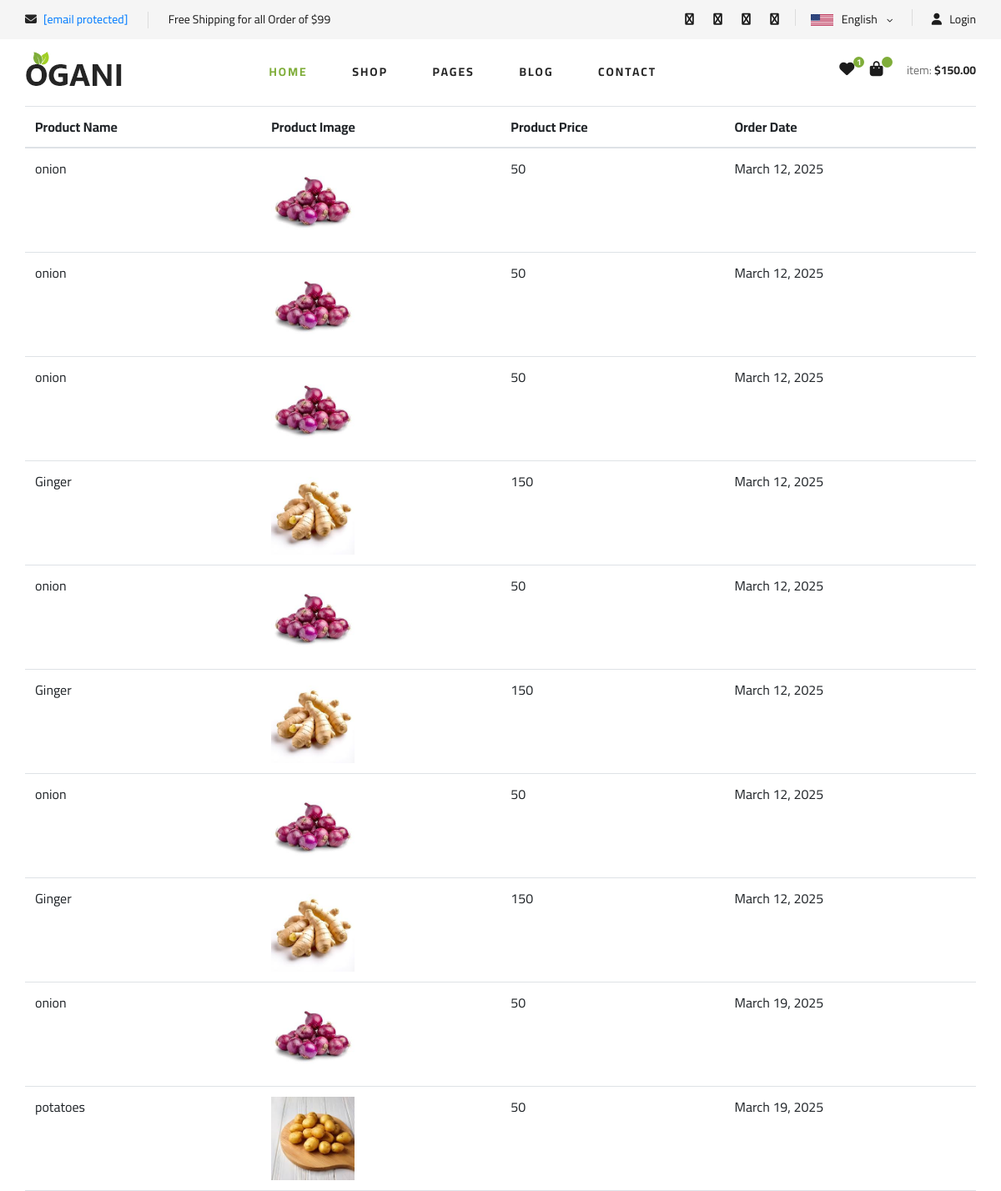
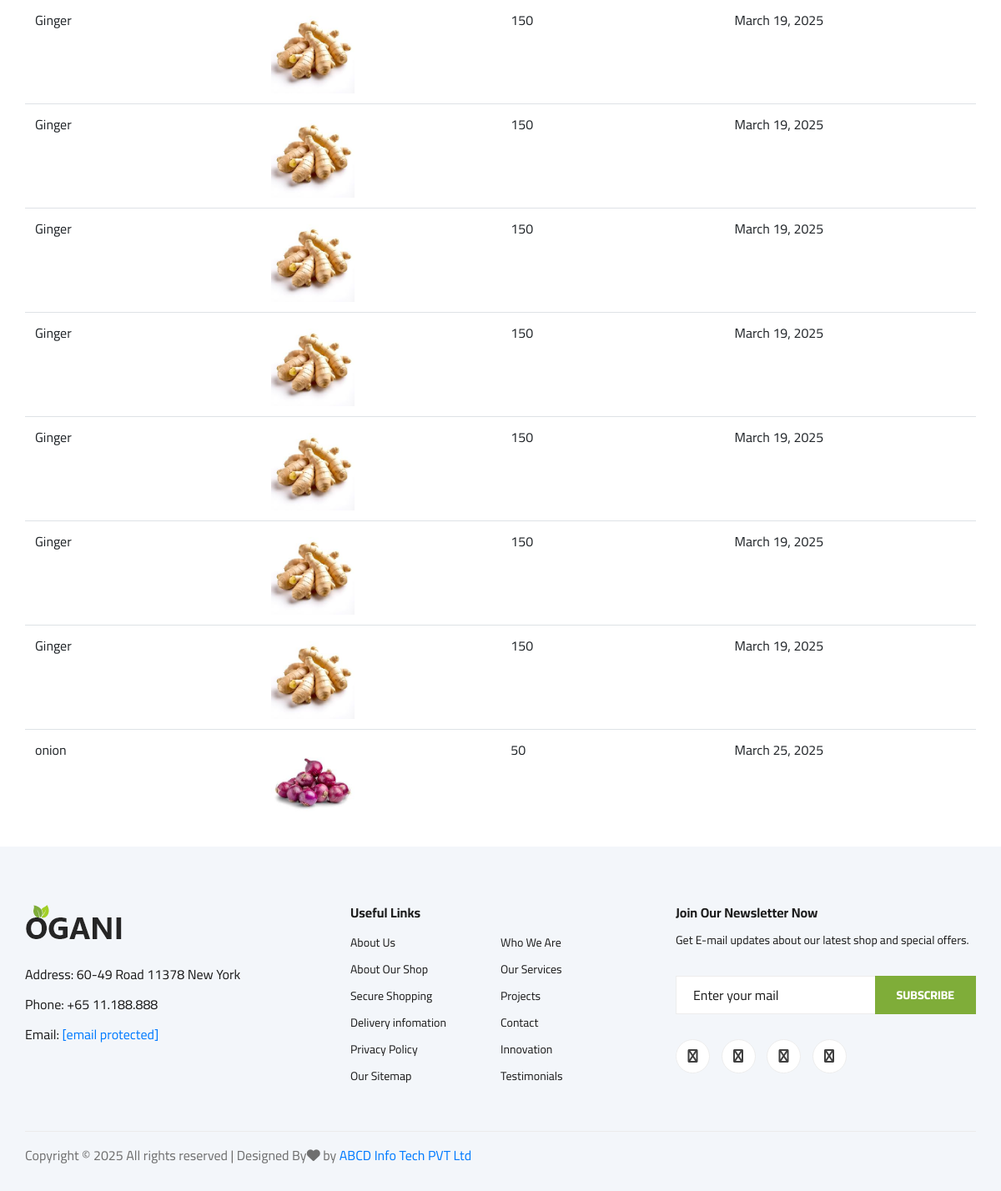
Page /myorder (signed in) on the committed database (2 pictures, top to bottom).
### grocery/models.py (models this page shows, shortened)
class Order(models.Model):
        user= models.ForeignKey(User, on_delete=models.CASCADE)
        product= models.ForeignKey(Product, on_delete=models.CASCADE)
        qty= models.IntegerField()
        orderid=models.CharField(max_length=255)
        choice = (
            ('Success','Success'),
            ('Pending', 'Pending'),
            ('Canceled','Canceled'),
            ('Delivered', 'Delivered'),
            ('Return', 'Return'),
            ('Refund', 'Refund')
        )
        status= models.CharField(choices=choice, max_length=255)
        order_date= models.DateField(auto_now_add=True)

class Product(models.Model):
        title = models.CharField(max_length=255, null=True)
        name = models.CharField(max_length=100)
        category = models.ForeignKey(Category, on_delete= models.CASCADE)
        mrp = models.CharField(max_length=100)
        discount = models.IntegerField()
        stock = models.CharField(max_length=255)
        code = models.CharField(max_length=255)
        images = models.ImageField(upload_to='Products')
        description = models.TextField()
        brand = models.ForeignKey(Brand, on_delete= models.CASCADE)
        choice = (
            ('Active','Active'),
            ('Disable', 'Disable')
        )
        trending_choice=(('Y', 'Yes'),('N', "No"))
        trending= models.CharField(max_length=100, choices=trending_choice, null=True)
        status = models.CharField(max_length=100, choices=choice, null=True)

### grocery/views.py (the view)
# urls.py: path('myorder',views.orderlist)
def orderlist(request):
    user=request.user
    order=Order.objects.filter(user=user)
    return render(request,'my-orders.html',{'order':order})

### grocery/templates/my-orders.html
{% extends 'header.html'%}
{% load static %}
{% block 'content' %}
<div class="container">
     <table class="table">
        <thead>
        <tr>
        <th>Product Name</th>
        <th>Product Image</th>
        <th>Product Price</th>
        <th>Order Date</th>
    </tr>
    </thead>
    <tbody>
        {% for o in order %}
        <tr>
            <td>{{o.product.name}}</td>
            <td><a href="../products/{{o.product.id}}">
                <img src="{{o.product.images.url}}" height="100" width="100">
            </a></td>
            <td>{{o.product.mrp}}</td>
            <td>{{o.order_date}}</td>
        </tr>
    {% endfor %}
</tbody>
</table>
</div>
{% endblock %}

### grocery/templates/header.html (shortened to what this page needs)
{% load static %}
<!DOCTYPE html>
<html lang="zxx">
<head>
    <link rel="stylesheet" href="{% static 'css/bootstrap.min.css' %}" type="text/css">
    <link rel="stylesheet" href="{% static 'css/font-awesome.min.css' %}" type="text/css">
    <link rel="stylesheet" href="{% static 'css/elegant-icons.css' %}" type="text/css">
    <link rel="stylesheet" href="{% static 'css/nice-select.css' %}" type="text/css">
    <link rel="stylesheet" href="{% static 'css/jquery-ui.min.css' %}" type="text/css">
    <link rel="stylesheet" href="{% static 'css/owl.carousel.min.css' %}" type="text/css">
    <link rel="stylesheet" href="{% static 'css/slicknav.min.css' %}" type="text/css">
    <link rel="stylesheet" href="{% static 'css/style.css' %}" type="text/css">
    <link rel="stylesheet" href="https://cdnjs.cloudflare.com/ajax/libs/font-awesome/6.7.2/css/all.min.css" />
</head>
<body>
    <header class="header">
        <div class="header__top">
            <div class="container">
                <div class="row">
                    <div class="col-lg-6 col-md-6">
                        <div class="header__top__left">
                            <ul>
                                <li><i class="fa fa-envelope"></i> <a href="https://preview.colorlib.com/cdn-cgi/l/email-protection" class="__cf_email__" data-cfemail="6c04090000032c0f0300031e00050e420f0301">[email&#160;protected]</a></li>
                                <li>Free Shipping for all Order of $99</li>
                            </ul>
                        </div>
                    </div>
                    <div class="col-lg-6 col-md-6">
                        <div class="header__top__right">
                            <div class="header__top__right__social">
                                <a href="#"><i class="fa fa-facebook"></i></a>
                                <a href="#"><i class="fa fa-twitter"></i></a>
                                <a href="#"><i class="fa fa-linkedin"></i></a>
                                <a href="#"><i class="fa fa-pinterest-p"></i></a>
                            </div>
                            <div class="header__top__right__language">
                                <img src="{% static 'img/language.png' %}" alt="">
                                <div>English</div>
                                <span class="arrow_carrot-down"></span>
                            </div>
                            <div class="header__top__right__auth">
                                <a href="#"><i class="fa fa-user"></i> Login</a>
                            </div>
                        </div>
                    </div>
                </div>
            </div>
        </div>
        <div class="container">
            <div class="row">
                <div class="col-lg-3">
                    <div class="header__logo">
                        <a href="/"><img src="{% static 'img/logo.png' %}" alt=""></a>
                    </div>
                </div>
                <div class="col-lg-6">
                    <nav class="header__menu">
                        <ul>
                            <li class="active"><a href="/">Home</a></li>
                            <li><a href="shop-grid.html">Shop</a></li>
                            <li><a href="#">Pages</a>
                            </li>
                            <li><a href="blog.html">Blog</a></li>
                            <li><a href="contact.html">Contact</a></li>
                        </ul>
                    </nav>
                </div>
                <div class="col-lg-3">
                    <div class="header__cart">
                        <ul>
                            <li><a href="#"><i class="fa fa-heart"></i> <span>1</span></a></li>
                            <li><a href="#"><i class="fa fa-shopping-bag"></i> <span>{{counter}}</span></a></li>
                        </ul>
                        <div class="header__cart__price">item: <span>$150.00</span></div>
                    </div>
                </div>
            </div>
        </div>
    </header>
    {%  block 'content' %}
    {% endblock %}
    <footer class="footer spad">
        <div class="container">
            <div class="row">
                <div class="col-lg-3 col-md-6 col-sm-6">
                    <div class="footer__about">
                        <div class="footer__about__logo">
                            <a href="index-2.html"><img src="img/logo.png" alt=""></a>
                        </div>
                        <ul>
                            <li>Address: 60-49 Road 11378 New York</li>
                            <li>Phone: +65 11.188.888</li>
                            <li>Email: <a href="https://preview.colorlib.com/cdn-cgi/l/email-protection" class="__cf_email__" data-cfemail="9bf3fef7f7f4dbf8f4f7f4e9f7f2f9b5f8f4f6">[email&#160;protected]</a></li>
                        </ul>
                    </div>
                </div>
                <div class="col-lg-4 col-md-6 col-sm-6 offset-lg-1">
                    <div class="footer__widget">
                        <h6>Useful Links</h6>
                        <ul>
                            <li><a href="#">About Us</a></li>
                            <li><a href="#">About Our Shop</a></li>
                            <li><a href="#">Secure Shopping</a></li>
                            <li><a href="#">Delivery infomation</a></li>
                            <li><a href="#">Privacy Policy</a></li>
                            <li><a href="#">Our Sitemap</a></li>
                        </ul>
                        <ul>
                            <li><a href="#">Who We Are</a></li>
                            <li><a href="#">Our Services</a></li>
                            <li><a href="#">Projects</a></li>
                            <li><a href="#">Contact</a></li>
                            <li><a href="#">Innovation</a></li>
                            <li><a href="#">Testimonials</a></li>
                        </ul>
                    </div>
                </div>
                <div class="col-lg-4 col-md-12">
                    <div class="footer__widget">
                        <h6>Join Our Newsletter Now</h6>
                        <p>Get E-mail updates about our latest shop and special offers.</p>
                        <form action="#">
                            <input type="text" placeholder="Enter your mail">
                            <button type="submit" class="site-btn">Subscribe</button>
                        </form>
                        <div class="footer__widget__social">
                            <a href="#"><i class="fa fa-facebook"></i></a>
                            <a href="#"><i class="fa fa-instagram"></i></a>
                            <a href="#"><i class="fa fa-twitter"></i></a>
                            <a href="#"><i class="fa fa-pinterest"></i></a>
                        </div>
                    </div>
                </div>
            </div>
            <div class="row">
                <div class="col-lg-12">
                    <div class="footer__copyright">
                        <div class="footer__copyright__text"><p>
  Copyright &copy;
   <script>document.write(new Date().getFullYear());</script> All rights reserved | Designed By<i class="fa fa-heart" aria-hidden="true"></i> by <a href="#" target="_blank">ABCD Info Tech PVT Ltd</a>
  </p></div>
                    </div>
                </div>
            </div>
        </div>
    </footer>

### rows in the picture
Order: product.name "onion", product.images (picture), product.mrp "50", order_date "March 12, 2025"
Order: product.name "onion", product.images (picture), product.mrp "50", order_date "March 12, 2025"
Order: product.name "onion", product.images (picture), product.mrp "50", order_date "March 12, 2025"
Order: product.name "Ginger", product.images (picture), product.mrp "150", order_date "March 12, 2025"
Order: product.name "onion", product.images (picture), product.mrp "50", order_date "March 12, 2025"
Order: product.name "Ginger", product.images (picture), product.mrp "150", order_date "March 12, 2025"
Order: product.name "onion", product.images (picture), product.mrp "50", order_date "March 12, 2025"
Order: product.name "Ginger", product.images (picture), product.mrp "150", order_date "March 12, 2025"
Order: product.name "onion", product.images (picture), product.mrp "50", order_date "March 19, 2025"
Order: product.name "potatoes", product.images (picture), product.mrp "50", order_date "March 19, 2025"
Order: product.name "Ginger", product.images (picture), product.mrp "150", order_date "March 19, 2025"
Order: product.name "Ginger", product.images (picture), product.mrp "150", order_date "March 19, 2025"
Order: product.name "Ginger", product.images (picture), product.mrp "150", order_date "March 19, 2025"
Order: product.name "Ginger", product.images (picture), product.mrp "150", order_date "March 19, 2025"
Order: product.name "Ginger", product.images (picture), product.mrp "150", order_date "March 19, 2025"
Order: product.name "Ginger", product.images (picture), product.mrp "150", order_date "March 19, 2025"
Order: product.name "Ginger", product.images (picture), product.mrp "150", order_date "March 19, 2025"
Order: product.name "onion", product.images (picture), product.mrp "50", order_date "March 25, 2025"
